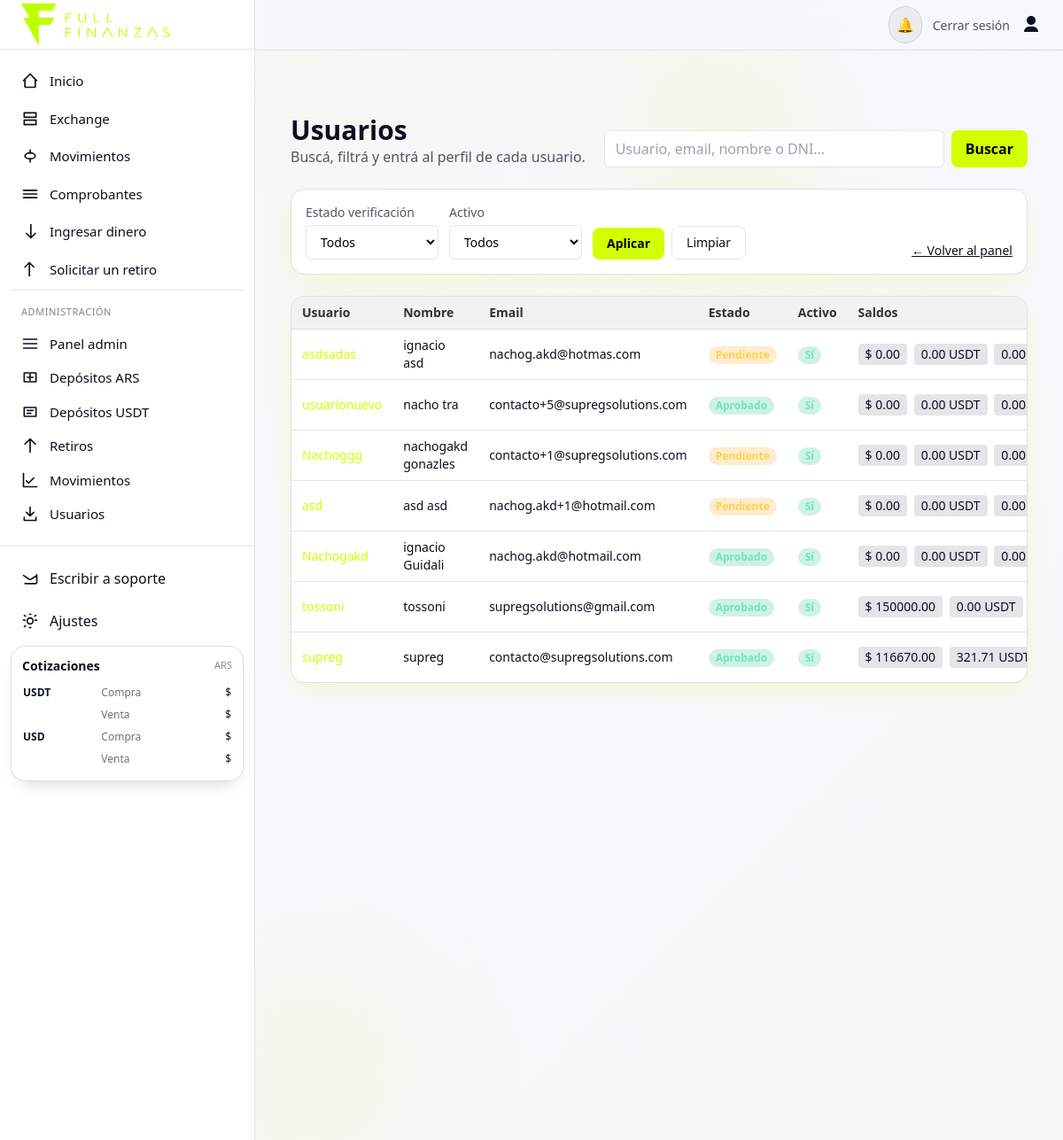
/admin-dashboard/usuarios/ (signed in), run on the app's committed database.
### usuarios/models.py (models this page shows, shortened)
class Usuario(AbstractUser):
    dni_frente = models.ImageField(upload_to='documentos/', null=True, blank=True)
    dni_dorso  = models.ImageField(upload_to='documentos/', null=True, blank=True)
    estado_verificacion = models.CharField(
        max_length=20,
        choices=[('pendiente','Pendiente'),('aprobado','Aprobado'),('rechazado','Rechazado')],
        default='pendiente'
    )
    saldo_ars  = models.DecimalField(max_digits=20, decimal_places=2, default=0)
    saldo_usdt = models.DecimalField(max_digits=20, decimal_places=2, default=0)
    saldo_usd  = models.DecimalField(max_digits=20, decimal_places=2, default=0)
    doc_tipo = models.CharField(max_length=8, default='DNI')
    doc_nro  = models.CharField(max_length=32, blank=True)
    persona_tipo     = models.CharField(max_length=10, choices=PERSONA_TIPO, default="FISICA")
    estado_civil     = models.CharField(max_length=20, choices=ESTADO_CIVIL, blank=True)
    sexo             = models.CharField(max_length=10, choices=SEXO_CHOICES, blank=True)
    nacionalidad     = models.CharField(max_length=32, blank=True)
    fecha_nacimiento = models.DateField(null=True, blank=True)
    lugar_nacimiento = models.CharField(max_length=128, blank=True)
    pais          = models.ForeignKey(Pais, null=True, blank=True, on_delete=models.SET_NULL, related_name="usuarios")
    provincia     = models.ForeignKey(Provincia, null=True, blank=True, on_delete=models.SET_NULL, related_name="usuarios")
    localidad     = models.ForeignKey(Localidad, null=True, blank=True, on_delete=models.SET_NULL, related_name="usuarios")
    codigo_postal = models.CharField(max_length=16, blank=True)
    calle         = models.CharField(max_length=128, blank=True)
    numero_calle  = models.CharField(max_length=16, blank=True)
    piso          = models.CharField(max_length=16, blank=True)
    depto         = models.CharField(max_length=16, blank=True)
    domicilio = models.CharField(max_length=255, blank=True)
    telefono  = models.CharField(max_length=32, blank=True)
    tyc_aceptado    = models.BooleanField(default=False)
    tyc_version     = models.CharField(max_length=20, blank=True)
    tyc_aceptado_en = models.DateTimeField(null=True, blank=True)

### usuarios/views.py (the view, shortened to what this page needs)
# urls.py: path("admin-dashboard/usuarios/", admin_usuarios_list, name="admin_usuarios_list"),
@login_required
@user_passes_test(es_admin)
def admin_usuarios_list(request):
    qs = Usuario.objects.all().order_by('-date_joined')
    q = request.GET.get('q', '').strip()
    estado = request.GET.get('estado', '')
    if estado in ('pendiente', 'aprobado', 'rechazado'):
        qs = qs.filter(estado_verificacion=estado)
    activo = request.GET.get('activo', '')
    if activo in ('1', '0'):
        qs = qs.filter(is_active=(activo == '1'))
    paginator = Paginator(qs, 50)
    page = request.GET.get('page')
    usuarios = paginator.get_page(page)
    return render(request, "usuarios/admin_usuarios_list.html", {
        "usuarios": usuarios,
        "f": {"q": q, "estado": estado, "activo": activo},
    })

### usuarios/views.py (called while the page is built)
def es_admin(user):
    return user.is_superuser or user.is_staff

### usuarios/templates/usuarios/admin_usuarios_list.html (shortened to what this page needs)
{% extends "base.html" %}
{% block content %}
<section class="max-w-7xl mx-auto px-4 py-8">
  <header class="mb-6 flex flex-col gap-4 md:flex-row md:items-end md:justify-between">
    <div>
      <h1 class="text-2xl sm:text-3xl font-extrabold">Usuarios</h1>
      <p class="text-white/70">Buscá, filtrá y entrá al perfil de cada usuario.</p>
    </div>
    <form method="get" action="" class="w-full md:w-auto">
      <div class="flex gap-2">
        <input name="q" value="{{ f.q }}"
               placeholder="Usuario, email, nombre o DNI…"
               class="w-full md:w-96 rounded-lg border border-white/10 bg-white text-black px-3 py-2 focus:outline-none focus:ring-2 focus:ring-neon"/>
        <button class="rounded-lg bg-neon text-black font-semibold px-4 py-2">Buscar</button>
      </div>
    </form>
  </header>
  <form method="get" action="" class="card p-4 shadow-soft mb-6 grid gap-3 sm:grid-cols-5 text-sm">
    <div>
      <label class="block text-white/70 mb-1">Estado verificación</label>
      <select name="estado" class="w-full rounded-md border border-white/10 bg-white text-black px-3 py-2 focus:ring-2 focus:ring-neon">
        <option value="">Todos</option>
      </select>
    </div>
    <div>
      <label class="block text-white/70 mb-1">Activo</label>
      <select name="activo" class="w-full rounded-md border border-white/10 bg-white text-black px-3 py-2 focus:ring-2 focus:ring-neon">
        <option value="">Todos</option>
      </select>
    </div>
    <div class="sm:col-span-2 flex items-end gap-2">
      <button class="rounded-lg bg-neon text-black font-semibold px-4 py-2">Aplicar</button>
      <a href="{% url 'admin_usuarios_list' %}" class="rounded-lg border border-white/10 px-4 py-2 hover:bg-white/5">Limpiar</a>
    </div>
    <div class="flex items-end justify-end">
      <a href="{% url 'panel_admin' %}" class="text-sm underline">← Volver al panel</a>
    </div>
  </form>
  <div class="overflow-x-auto card p-0 shadow-soft">
    <table class="w-full text-sm">
      <thead class="bg-white/5 text-black/80">
        <tr>
          <th class="px-3 py-2 text-left">Usuario</th>
          <th class="px-3 py-2 text-left">Nombre</th>
          <th class="px-3 py-2 text-left">Email</th>
          <th class="px-3 py-2 text-left">Estado</th>
          <th class="px-3 py-2 text-left">Activo</th>
          <th class="px-3 py-2 text-left">Saldos</th>
        </tr>
      </thead>
      <tbody>
        {% for u in usuarios %}
        <tr class="border-t border-white/10 hover:bg-white/5">
          <td class="px-3 py-2 font-medium">
            <a class="text-neon hover:underline" href="{% url 'admin_usuario_perfil' u.id %}">{{ u.username }}</a>
          </td>
          <td class="px-3 py-2">
            {% if u.first_name or u.last_name %}
              {{ u.first_name }} {{ u.last_name }}
            {% else %}
              {{ u.username }}
            {% endif %}
          </td>
          <td class="px-3 py-2">{{ u.email|default:"—" }}</td>
          <td class="px-3 py-2 capitalize">
            {% if u.estado_verificacion == 'aprobado' %}
              <span class="inline-block rounded-full bg-emerald-500/20 text-emerald-300 px-2 py-0.5 text-xs font-semibold">Aprobado</span>
            {% elif u.estado_verificacion == 'rechazado' %}
              <span class="inline-block rounded-full bg-red-500/20 text-red-300 px-2 py-0.5 text-xs font-semibold">Rechazado</span>
            {% else %}
              <span class="inline-block rounded-full bg-amber-500/20 text-amber-300 px-2 py-0.5 text-xs font-semibold">Pendiente</span>
            {% endif %}
          </td>
          <td class="px-3 py-2">
            {% if u.is_active %}
              <span class="inline-block rounded-full bg-emerald-500/20 text-emerald-300 px-2 py-0.5 text-xs font-semibold">Sí</span>
            {% else %}
              <span class="inline-block rounded-full bg-red-500/20 text-red-300 px-2 py-0.5 text-xs font-semibold">No</span>
            {% endif %}
          </td>
          <td class="px-3 py-2">
            <div class="space-x-1 whitespace-nowrap">
              <span class="inline-block rounded bg-white/10 px-2 py-0.5">$ {{ u.saldo_ars }}</span>
              <span class="inline-block rounded bg-white/10 px-2 py-0.5">{{ u.saldo_usdt }} USDT</span>
              <span class="inline-block rounded bg-white/10 px-2 py-0.5">{{ u.saldo_usd }} USD</span>
            </div>
          </td>
        </tr>
        {% empty %}
        <tr>
          <td colspan="8" class="px-3 py-6 text-center text-white/60">Sin resultados.</td>
        </tr>
        {% endfor %}
      </tbody>
    </table>
  </div>
</section>
{% endblock %}

### usuarios/templates/base.html (style rules this page uses)
:root { --bg: #f6f8fc; --fg: #0B1020; --muted: #475569; --card: #ffffff; --ring: #D2FF00; --border: rgba(2,6,23,.12); --tint-5: rgba(2,6,23,.05); --tint-10: rgba(2,6,23,.10); --input-bg:#ffffff; --input-text:#0b1020; --input-border:rgba(2,6,23,0.18); --input-placeholder:#6b7280; }
html { font-family:Inter,ui-sans-serif,system-ui,-apple-system,Segoe UI,Roboto,Helvetica,Arial,"Apple Color Emoji","Segoe UI Emoji"; }
body { background:var(--bg); color:var(--fg); }
.card { background:var(--card); border:1px solid var(--border); border-radius:1rem; box-shadow:0 10px 20px -12px rgba(0,0,0,.25); }
.text-white\/70 { color: color-mix(in oklab, var(--fg) 70%, transparent)!important; }
.bg-white\/5 { background-color: var(--tint-5)!important; }
.bg-white\/10 { background-color: var(--tint-10)!important; }
.border-white\/10 { border-color: var(--tint-10)!important; }

### data on the page
Usuario: username "asdsadas", first_name "ignacio", last_name "asd", email "nachog.akd@hotmas.com", estado_verificacion "Pendiente", is_active "Sí", saldo_ars "0.00", saldo_usdt "0.00", saldo_usd "0.00…"
Usuario: username "usuarionuevo", first_name "nacho", last_name "tra", email "contacto+5@supregsolutions.com", estado_verificacion "Aprobado", is_active "Sí", saldo_ars "0.00", saldo_usdt "0.00", saldo_usd "0.00…"
Usuario: username "Nachoggg", first_name "nachogakd", last_name "gonazles", email "contacto+1@supregsolutions.com", estado_verificacion "Pendiente", is_active "Sí", saldo_ars "0.00", saldo_usdt "0.00", saldo_usd "0.00…"
Usuario: username "asd", first_name "asd", last_name "asd", email "nachog.akd+1@hotmail.com", estado_verificacion "Pendiente", is_active "Sí", saldo_ars "0.00", saldo_usdt "0.00", saldo_usd "0.00…"
Usuario: username "Nachogakd", first_name "ignacio", last_name "Guidali", email "nachog.akd@hotmail.com", estado_verificacion "Aprobado", is_active "Sí", saldo_ars "0.00", saldo_usdt "0.00", saldo_usd "0.00…"
Usuario: username "tossoni", email "supregsolutions@gmail.com", estado_verificacion "Aprobado", is_active "Sí", saldo_ars "150000.00", saldo_usdt "0.00"
Usuario: username "supreg", email "contacto@supregsolutions.com", estado_verificacion "Aprobado", is_active "Sí", saldo_ars "116670.00", saldo_usdt "321.71"
